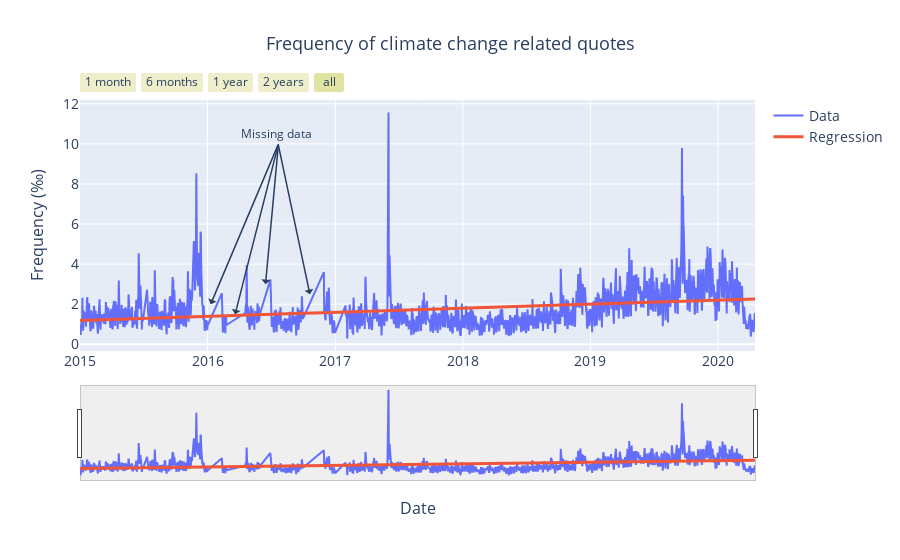

Notebook code cell kept with this figure:
### Code cell
fig = go.Figure()

fig.add_trace(go.Scatter(x=count['date'], y=count['freq_per_thousand'],mode='lines', name='Data'))
fig.add_trace(go.Scatter(x=count['date'], y=count['fit_freq'],mode='lines', name='Regression', line_width=3))

fig.update_xaxes(title_text='Date', title_font_size=16, tickfont_size=14)
fig.update_yaxes(title_text='Frequency (‰)', title_font_size=16, tickfont_size=14)
fig.update_layout(title='Frequency of climate change related quotes', title_x=0.5, title_font_size=18,
legend_font_size=14)

fig.add_annotation(x=first, y=2.5, xref='x', yref='y', ax=ref, ay=10.5, axref='x', ayref='y', text='Missing data', showarrow=True,
 arrowhead=1, arrowwidth=1.5)
fig.add_annotation(x=second, y=3, xref='x', yref='y', ax=ref2, ay=10, axref='x', ayref='y', text='', showarrow=True,
 arrowhead=1, arrowwidth=1.5)
fig.add_annotation(x=third, y=1.5, xref='x', yref='y', ax=ref2, ay=10, axref='x', ayref='y', text='', showarrow=True,
 arrowhead=1, arrowwidth=1.5)
fig.add_annotation(x=fourth, y=2, xref='x', yref='y', ax=ref2, ay=10, axref='x', ayref='y', text='', showarrow=True,
 arrowhead=1, arrowwidth=1.5)

fig.update_layout(
    xaxis=dict(
        rangeselector=dict(
            buttons=list([
                dict(count=1,
                     label="1 month",
                     step="month",
                     stepmode="backward"),
                dict(count=6,
                     label="6 months",
                     step="month",
                     stepmode="backward"),
                dict(count=1,
                     label="1 year",
                     step="year",
                     stepmode="todate"),
                dict(count=2,
                     label="2 years",
                     step="year",
                     stepmode="backward"),
                dict(step="all")
                ]),
            bgcolor='#EEEFCA'
        ),
        rangeslider=dict(
            visible=True,
            bgcolor='#EFEFEF',
            bordercolor='#C5C3C3',
            thickness=0.25,
            borderwidth=1
        ),
        type="date"
    )
)

#fig.write_html('Frequency.html')
fig.show()

### Figure 1 — Plotly figure (JSON) as saved in the notebook; plotly's stock layout.template omitted (floating-point values rounded to 4 significant figures; data arrays with more than 128 entries replaced by an {"elided": "..."} marker saying what was removed)
{"data": [{"mode": "lines", "name": "Data", "type": "scatter", "x": {"elided": "1698 str values"}, "y": {"elided": "1698 float values"}}, {"line": {"width": 3}, "mode": "lines", "name": "Regression", "type": "scatter", "x": {"elided": "1698 str values"}, "y": {"elided": "1698 float values"}}], "layout": {"annotations": [{"arrowhead": 1, "arrowwidth": 1.5, "ax": "2016-07-15T00:00:00", "axref": "x", "ay": 10.5, "ayref": "y", "showarrow": true, "text": "Missing data", "x": "2016-10-20T00:00:00", "xref": "x", "y": 2.5, "yref": "y"}, {"arrowhead": 1, "arrowwidth": 1.5, "ax": "2016-07-22T00:00:00", "axref": "x", "ay": 10, "ayref": "y", "showarrow": true, "text": "", "x": "2016-06-15T00:00:00", "xref": "x", "y": 3, "yref": "y"}, {"arrowhead": 1, "arrowwidth": 1.5, "ax": "2016-07-22T00:00:00", "axref": "x", "ay": 10, "ayref": "y", "showarrow": true, "text": "", "x": "2016-03-20T00:00:00", "xref": "x", "y": 1.5, "yref": "y"}, {"arrowhead": 1, "arrowwidth": 1.5, "ax": "2016-07-22T00:00:00", "axref": "x", "ay": 10, "ayref": "y", "showarrow": true, "text": "", "x": "2016-01-10T00:00:00", "xref": "x", "y": 2, "yref": "y"}], "legend": {"font": {"size": 14}}, "title": {"font": {"size": 18}, "text": "Frequency of climate change related quotes", "x": 0.5}, "xaxis": {"rangeselector": {"bgcolor": "#EEEFCA", "buttons": [{"count": 1, "label": "1 month", "step": "month", "stepmode": "backward"}, {"count": 6, "label": "6 months", "step": "month", "stepmode": "backward"}, {"count": 1, "label": "1 year", "step": "year", "stepmode": "todate"}, {"count": 2, "label": "2 years", "step": "year", "stepmode": "backward"}, {"step": "all"}]}, "rangeslider": {"bgcolor": "#EFEFEF", "bordercolor": "#C5C3C3", "borderwidth": 1, "thickness": 0.25, "visible": true}, "tickfont": {"size": 14}, "title": {"font": {"size": 16}, "text": "Date"}, "type": "date"}, "yaxis": {"tickfont": {"size": 14}, "title": {"font": {"size": 16}, "text": "Frequency (‰)"}}}}
